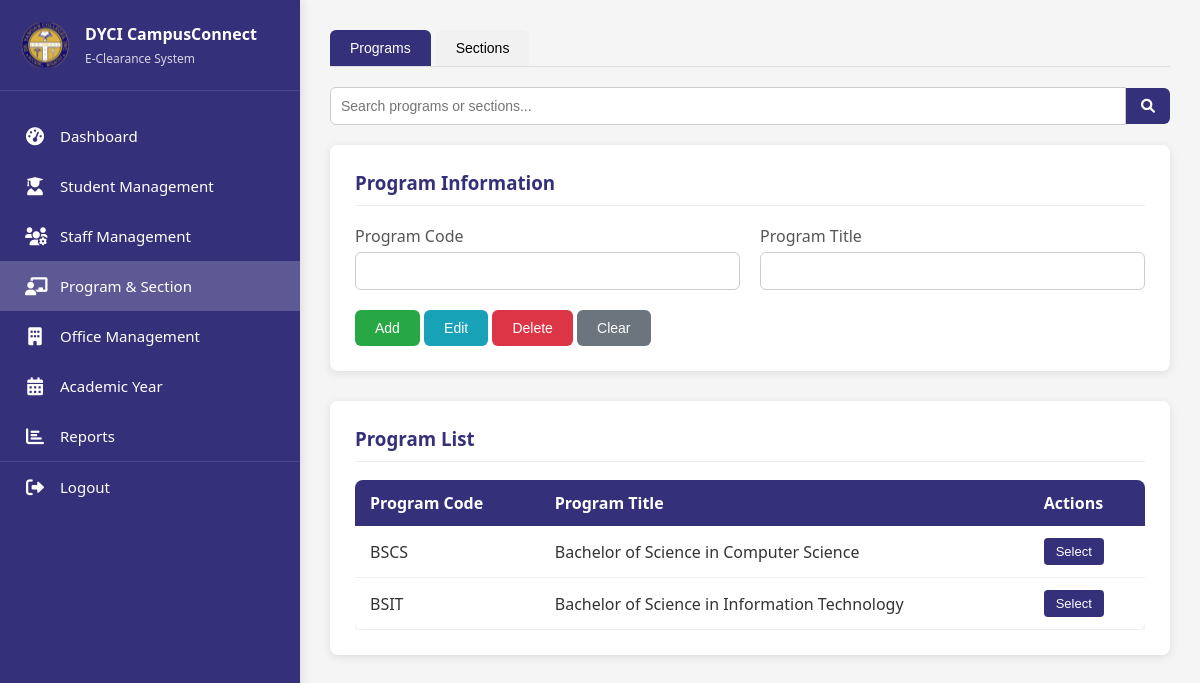
Screenshot of /pages/program_section.php with the database file from the repository.
### tables this page shows
CREATE TABLE `programs` (
  `ProgramCode` varchar(50) NOT NULL,
  `ProgramTitle` varchar(255) NOT NULL
);

### pages/program_section.php (the view, shortened to what this page needs)
<?php
include '../includes/db_connect.php';
$search_query = isset($_POST['search_query']) ? $_POST['search_query'] : '';
$program_query = "SELECT * FROM programs";
$program_result = $conn->query($program_query);
?>
<!DOCTYPE html>
<html lang="en">
<head>
<link rel="stylesheet" href="https://cdnjs.cloudflare.com/ajax/libs/font-awesome/6.0.0/css/all.min.css">
</head>
<body>
<nav class="sidebar">
    <div class="logo-container">
        <img src="../assets/dyci_logo.svg" alt="DYCI Logo" class="logo">
        <div class="logo-text">
            <h2>DYCI CampusConnect</h2>
            <p>E-Clearance System</p>
        </div>
    </div>
    <ul>
        <?php $current_page = basename($_SERVER['PHP_SELF']); ?>
        <li <?php echo ($current_page == 'dashboard.php') ? 'class="active"' : ''; ?>><a href="dashboard.php"><i class="fas fa-tachometer-alt icon"></i> Dashboard</a></li>
        <li <?php echo ($current_page == 'student_management.php') ? 'class="active"' : ''; ?>><a href="student_management.php"><i class="fas fa-user-graduate icon"></i> Student Management</a></li>
        <li <?php echo ($current_page == 'staff_management.php') ? 'class="active"' : ''; ?>><a href="staff_management.php"><i class="fas fa-users-cog icon"></i> Staff Management</a></li>
        <li <?php echo ($current_page == 'program_section.php') ? 'class="active"' : ''; ?>><a href="program_section.php"><i class="fas fa-chalkboard-teacher icon"></i> Program & Section</a></li>
        <li <?php echo ($current_page == 'office_management.php') ? 'class="active"' : ''; ?>><a href="office_management.php"><i class="fas fa-building icon"></i> Office Management</a></li>
        <li <?php echo ($current_page == 'academicyear.php') ? 'class="active"' : ''; ?>><a href="academicyear.php"><i class="fas fa-calendar-alt icon"></i> Academic Year</a></li>
        <li <?php echo ($current_page == 'reports.php') ? 'class="active"' : ''; ?>><a href="reports.php"><i class="fas fa-chart-bar icon"></i> Reports</a></li>
        <li class="logout"><a href="../includes/logout.php"><i class="fas fa-sign-out-alt icon"></i> Logout</a></li>
    </ul>
</nav>
<div class="container">
    <div class="tab-container">
        <button class="tab active" onclick="openTab(event, 'program-tab')">Programs</button>
        <button class="tab" onclick="openTab(event, 'section-tab')">Sections</button>
    </div>
    <div class="search-container">
        <form method="POST" class="search-form">
            <div class="search-input-group">
                <input type="text" name="search_query" placeholder="Search programs or sections..."
                       value="<?php echo htmlspecialchars($search_query); ?>">
                <button type="submit" name="search" class="search-button">
                    <i class="fas fa-search"></i>
                </button>
            </div>
        </form>
    </div>
    <div id="program-tab" class="tab-content active">
        <div class="panel">
            <h3>Program Information</h3>
            <form method="POST" action="">
                <div class="form-row">
                    <div class="form-group">
                        <label>Program Code</label>
                        <input type="text" id="program_code" name="program_code" required>
                    </div>
                    <div class="form-group">
                        <label>Program Title</label>
                        <input type="text" id="program_title" name="program_title" required>
                    </div>
                </div>
                <div class="form-buttons">
                    <button type="submit" name="add_program" class="active">Add</button>
                    <button type="submit" name="edit_program">Edit</button>
                    <button type="submit" name="delete_program" onclick="return confirm('Are you sure you want to delete this program?');">Delete</button>
                    <button type="button" onclick="clearForm('program')">Clear</button>
                </div>
            </form>
        </div>
        <div class="panel">
            <h3>Program List</h3>
            <div class="scrollable-content">
                <table>
                    <thead>
                        <tr>
                            <th>Program Code</th>
                            <th>Program Title</th>
                            <th>Actions</th>
                        </tr>
                    </thead>
                    <tbody>
                        <?php while ($program = $program_result->fetch_assoc()) { ?>
                            <tr onclick="selectProgram('<?php echo htmlspecialchars($program['ProgramCode']); ?>', '<?php echo htmlspecialchars($program['ProgramTitle']); ?>')">
                                <td><?php echo htmlspecialchars($program['ProgramCode']); ?></td>
                                <td><?php echo htmlspecialchars($program['ProgramTitle']); ?></td>
                                <td><button type="button">Select</button></td>
                            </tr>
                        <?php } ?>
                    </tbody>
                </table>
            </div>
        </div>
    </div>
</div>
</body>
</html>

### pages/program_section.php (style rules this page uses)
body { font-family: 'Segoe UI', Tahoma, Geneva, Verdana, sans-serif; margin: 0; padding: 0; background-color: #f5f5f5; color: #333; display: flex; min-height: 100vh; }
.sidebar { width: 300px; background-color: #343079; color: white; height: 100vh; position: fixed; padding: 20px 0; box-shadow: 2px 0 10px rgba(0,0,0,0.1); overflow-y: auto; transition: all 0.3s; }
.logo-container { display: flex; align-items: center; padding: 0 20px 20px; border-bottom: 1px solid rgba(255,255,255,0.1); margin-bottom: 20px; }
.logo { width: 50px; height: 50px; margin-right: 15px; }
.logo-text h2 { font-size: 16px; margin: 0 0 5px 0; font-weight: 600; }
.logo-text p { font-size: 12px; margin: 0; opacity: 0.8; }
.sidebar ul { list-style: none; padding: 0; margin: 0; }
.sidebar li a { display: flex; align-items: center; padding: 15px 25px; color: white; text-decoration: none; transition: all 0.3s; font-size: 15px; }
.sidebar li.active a { background-color: rgba(255,255,255,0.2); }
.sidebar li.logout { margin-top: auto; border-top: 1px solid rgba(255,255,255,0.1); }
.sidebar .icon { margin-right: 15px; font-size: 18px; width: 20px; text-align: center; }
.container { flex: 1; margin-left: 300px; padding: 30px; display: flex; flex-direction: column; min-height: 100vh; box-sizing: border-box; overflow-y: auto; }
.panel { background-color: #fff; padding: 25px; border-radius: 8px; box-shadow: 0 2px 10px rgba(0,0,0,0.1); margin-bottom: 30px; }
.panel h3 { margin-top: 0; color: #343079; border-bottom: 1px solid #eee; padding-bottom: 10px; }
.form-row { display: flex; gap: 20px; margin-bottom: 20px; flex-wrap: wrap; }
.form-group { flex: 1; display: flex; flex-direction: column; }
.form-group label { margin-bottom: 5px; font-weight: 500; color: #555; }
.form-group input, .form-group select { padding: 10px; font-size: 14px; border: 1px solid #ccc; border-radius: 6px; transition: 0.3s; }
.form-buttons button { border: none; padding: 10px 20px; border-radius: 6px; font-size: 14px; cursor: pointer; transition: 0.3s; color: white; }
.form-buttons button[name="add_program"], .form-buttons button[name="add_section"] { background-color: #28a745; }
.form-buttons button[name="edit_program"], .form-buttons button[name="edit_section"] { background-color: #17a2b8; }
.form-buttons button[name="delete_program"], .form-buttons button[name="delete_section"] { background-color: #dc3545; }
.form-buttons button[type="button"] { background-color: #6c757d; }
.search-container { margin-bottom: 20px; }
.search-form { display: flex; justify-content: space-between; align-items: center; }
.search-input-group { display: flex; align-items: center; width: 100%; }
.search-input-group input { flex: 1; padding: 10px; border: 1px solid #ccc; border-radius: 6px 0 0 6px; font-size: 14px; }
.search-button, .clear-search-button { padding: 10px 15px; background-color: #343079; color: white; border: none; font-size: 14px; border-radius: 0 6px 6px 0; cursor: pointer; transition: 0.3s; }
.scrollable-content { overflow-x: auto; }
table { width: 100%; border-collapse: collapse; background: white; box-shadow: 0 2px 10px rgba(0,0,0,0.1); border-radius: 8px; overflow: hidden; }
th, td { padding: 12px 15px; text-align: left; }
thead th { background-color: #343079; color: white; }
tbody tr { border-bottom: 1px solid #eee; cursor: pointer; }
tbody td button { background-color: #343079; color: white; border: none; padding: 6px 12px; border-radius: 4px; cursor: pointer; font-size: 13px; }
.tab-container { display: flex; margin-bottom: 20px; border-bottom: 1px solid #ddd; }
.tab { padding: 10px 20px; cursor: pointer; background-color: #f1f1f1; border: none; outline: none; transition: 0.3s; font-size: 14px; border-radius: 6px 6px 0 0; margin-right: 5px; }
.tab.active { background-color: #343079; color: white; }
.tab-content { display: none; }
.tab-content.active { display: block; }

### rows the page displays
programs: ProgramCode "BSCS", ProgramTitle "Bachelor of Science in Computer Science"
programs: ProgramCode "BSIT", ProgramTitle "Bachelor of Science in Information Technology"
